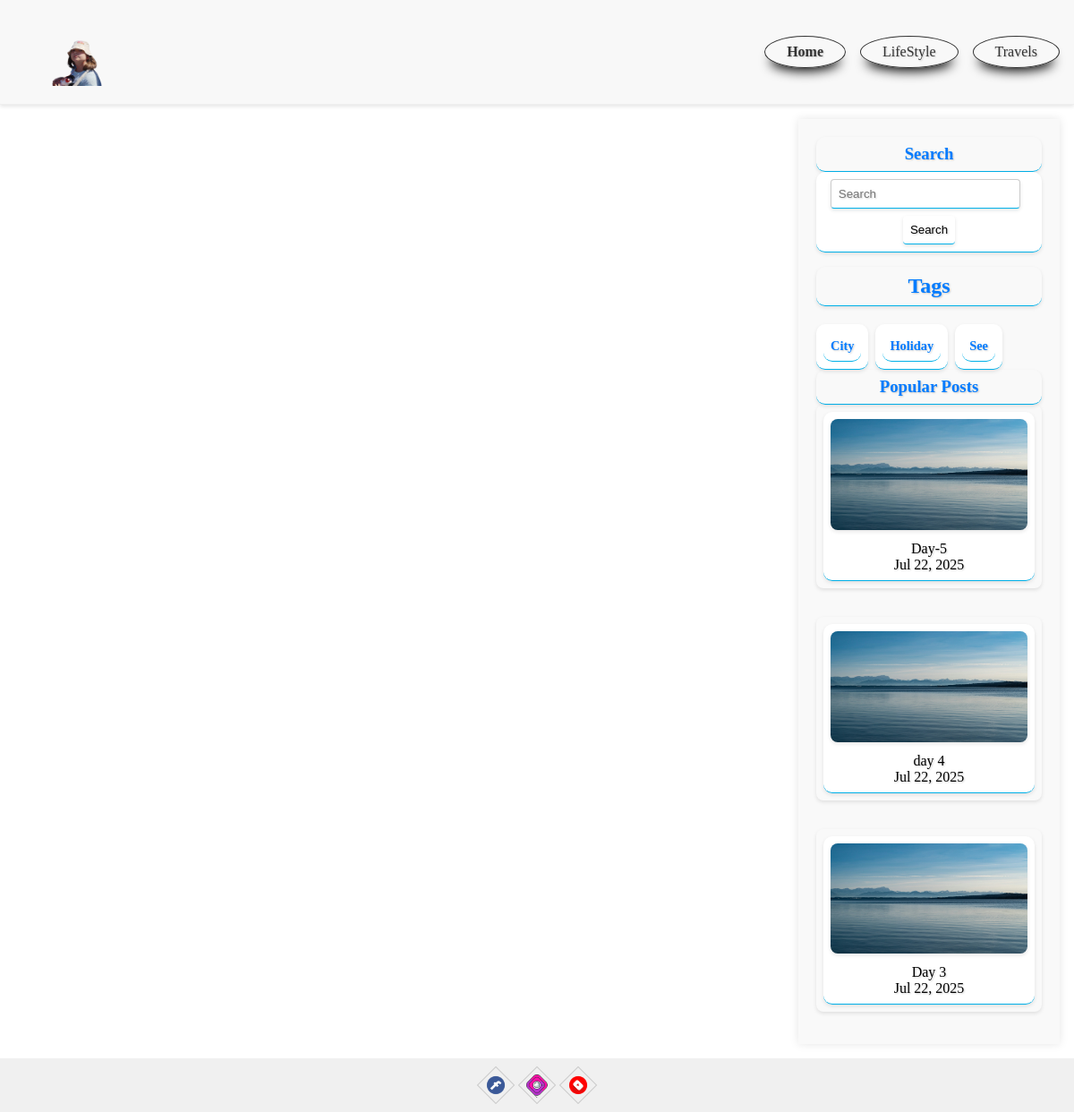
Screenshot of /tag/city/ with the database file from the repository.
### blog/models.py (models this page shows, shortened)
class Category(models.Model):
    title = models.CharField(max_length=150)
    slug = models.SlugField(max_length=150, unique=True, verbose_name="URL")
    class Meta:
        ordering = ["title"]
        verbose_name = "Category"
        verbose_name_plural = "Categories"

class Tag(models.Model):
    title = models.CharField(max_length=150)
    slug = models.SlugField(max_length=150, unique=True, verbose_name="URL")
    def get_absolute_url(self):
        return reverse("tag", kwargs={"slug": self.slug})
    class Meta:
        ordering = ["title"]
        verbose_name = "Tag"
        verbose_name_plural = "Tags"
    def __str__(self):
        return self.title

class Post(models.Model):
    title = models.CharField(max_length=150)
    slug = models.SlugField(max_length=150, unique=True, verbose_name="URL")
    author = models.CharField(max_length=50)
    content = models.TextField(blank=True)
    created_at = models.DateTimeField(auto_now_add=True)
    photo = models.ImageField(upload_to="photos/%Y/%m/%d/", blank=True)
    views = models.IntegerField(default=0)
    category = models.ForeignKey(Category, on_delete=models.PROTECT, related_name="posts")
    tags = models.ManyToManyField(Tag, blank=True, related_name="posts")
    def get_absolute_url(self):
        return reverse("post", kwargs={"slug": self.slug})
    class Meta:
        ordering = ["-created_at"]
        verbose_name = "Post"
        verbose_name_plural = "Posts"

### blog/views.py (the view)
# urls.py: path('tag/<str:slug>/', PostByTag.as_view(), name='tag'),
class PostByTag(ListView):
    template_name = 'blog/index.html'
    context_object_name = 'posts'
    paginate_by = 3
    allows_empty = False
    def get_queryset(self):
        return Post.objects.filter(tags__slug=self.kwargs['slug'])
    def get_context_data(self, **kwargs):
        context = super().get_context_data(**kwargs)
        context['title'] = Tag.objects.get(slug=self.kwargs['slug'])
        return context

### blog/templatetags/menu.py (called while the page is built)
@register.inclusion_tag('blog/menu_tpl.html')
def show_menu(menu_class='menu'):
    categories = Category.objects.all()
    return {'categories': categories, 'menu_class': menu_class}

### blog/templatetags/sidebar.py (called while the page is built)
@register.inclusion_tag('blog/popular_posts_tpl.html')
def get_popular_posts(limit=3):
    posts = Post.objects.all().order_by('-views')[:limit]
    return {'posts': posts}

@register.inclusion_tag('blog/tags_tpl.html')
def show_tags():
    tags = Tag.objects.all()
    return {'tags': tags}

### blog/templates/blog/index.html (shortened to what this page needs)
{% extends 'base.html' %}
{% load static %}
{% load sidebar %}
{% block content %}
<div class="main">
    <div class="main-content_search">
        <ul class="cards">
        </ul>
        <div class="sidebar">
            {% include 'search.html' %}
            {% show_tags %}
            {% get_popular_posts %}
        </div>
    </div>
</div>
{% endblock content %}

### blog/templates/blog/menu_tpl.html
<div class="{{ menu_class }}">
    <ul class="navbar-links">
        <li><a href="{% url 'home' %}" aria-current="page">Home</a></li>
        {% for category in categories %}
        <li><a href="{% url 'categories' category.slug %}">{{ category.title }}</a></li>
        {% endfor %}
    </ul>
</div>

### blog/templates/blog/tags_tpl.html
<div class="blog-post__title">
    <h2>Tags</h2>
</div>
<div class="blog-post__tags">
    {% for tag in tags %}
    <p><a href="{{ tag.get_absolute_url }}">{{ tag.title }}</a></p>
    {% endfor %}
</div>

### blog/templates/blog/popular_posts_tpl.html
<div class="popular-posts__title">
    <h3>Popular Posts</h3>
</div>
<ul class="popular-posts">
    {% for post in posts %}
    {% if post.photo %}
    <li>
        <a href="{{ post.get_absolute_url }}">
            <img src="{{ post.photo.url }}" alt="foto">
            {% endif %}
            <p >{{ post.title }}</p>
            <p>{{ post.created_at|date:"M d, Y" }}</p>
        </a>
    </li>
    {% endfor %}
</ul>

### static/css/style.css (style rules this page uses)
* { box-sizing: border-box; margin: 0; padding: 0; }
:root { --purple: #603f8b; --aqua: #b4fee7; --violet: #a16ae8; --fuchsia: #fd49a0; --white: #efefef; --black: #222; --trueBlack: #000; }
.navbar-links { list-style: none; padding: 0; margin: 0; display: flex; }
.navbar-links li { margin-left: 1rem; border-radius: 50%; border: 1px solid #333; padding: 0.5rem; -webkit-box-shadow: 0px 10px 13px -7px #000000, 5px 5px 15px 5px rgba(0, 0, 0, 0); box-shadow: 0px 10px 13px -7px #000000, 5px 5px 15px 5px rgba(0, 0, 0, 0); }
.navbar-links a { text-decoration: none; color: #333; padding: 0.5rem 1rem; border-radius: 5px; transition: background-color 0.2s ease; }
.navbar-links a[aria-current="page"] { font-weight: bold; }
.cards { display: grid; flex-wrap: wrap; list-style: none; margin: 0; padding: 0; grid-template-columns: repeat(3, 1fr); grid-template-rows: repeat(2, 1fr); gap: 1rem; flex: 1; }
.main { max-width: 1600px; margin: 0 auto; padding: 1rem; display: flex; flex-direction: column; gap: 1rem; }
.main { flex: 1; display: flex; gap: 1rem; }
.sidebar { width: 25%; float: right; padding: 20px; background-color: #f9f9f9; box-shadow: 0 0 10px rgba(0, 0, 0, 0.1); }
.sidebar h2 { margin-top: 0; }
.sidebar ul { list-style: none; padding: 0; }
.sidebar li { margin-bottom: 10px; }
.sidebar a { color: #333; text-decoration: none; }
.blog-post__tags { list-style: none; padding: 0; margin: 0; display: flex; flex-wrap: wrap; gap: 0.5rem; }
.popular-posts { list-style: none; padding: 0; margin: 0; display: flex; flex-direction: column; gap: 1rem; text-shadow: 1px 1px 2px rgba(0, 0, 0, 0.2); justify-content: space-between; }
.popular-posts li { margin-bottom: 1rem; padding: 0.5rem; border-radius: 0.5rem; color: black; box-shadow: 0 2px 4px rgba(0, 0, 0, 0.1); transition: all 0.2s ease-in-out; text-shadow: 1px 1px 2px rgba(0, 0, 0, 0.2); display: flex; flex-direction: column; align-items: center; justify-content: center; gap: 0.5rem; text-align: center; cursor: pointer; }
.popular-posts a { text-decoration: none; }
.popular-posts li img { width: 100%; height: auto; margin-bottom: 0.5rem; border-radius: 0.5rem; box-shadow: 0 2px 4px rgba(0, 0, 0, 0.1); transition: all 0.2s ease-in-out; text-shadow: 1px 1px 2px rgba(0, 0, 0, 0.2); }
.blog-post__tags { padding: 0; display: flex; flex-wrap: wrap; gap: 0.5rem; font-size: 0.9rem; color: #777; margin-top: 10px; text-shadow: 1px 1px 2px rgba(0, 0, 0, 0.2); }
.blog-post__title, .sidebar__search__title, .popular-posts__title { color: #007bff; text-decoration: none; font-weight: bold; align-self: center; text-shadow: 1px 1px 2px rgba(0, 0, 0, 0.2); border-bottom: #00B0E8 1px solid; border-radius: 10px; padding: 0.5rem; box-shadow: 0 2px 4px rgba(0, 0, 0, 0.1); transition: all 0.2s ease-in-out; text-shadow: 1px 1px 2px rgba(0, 0, 0, 0.2); display: flex; align-items: center; justify-content: center; }
.blog-post__tags p { margin: 0; font-size: 0.9rem; color: #777; margin-top: 10px; text-shadow: 1px 1px 2px rgba(0, 0, 0, 0.2); border-bottom: #00B0E8 1px solid; border-radius: 10px; padding: 0.5rem; box-shadow: 0 2px 4px rgba(0, 0, 0, 0.1); transition: all 0.2s ease-in-out; text-shadow: 1px 1px 2px rgba(0, 0, 0, 0.2); display: flex; align-items: center; justify-content: center; box-shadow: 0 2px 4px rgba(0, 0, 0, 0.1); transition: all 0.2s ease-in-out; text-shadow: 1px 1px 2px rgba(0, 0, 0, 0.2); background: white; }
.blog-post__tags p a { text-decoration: none; color: #007bff; font-weight: bold; text-shadow: 1px 1px 2px rgba(0, 0, 0, 0.2); border-bottom: #00B0E8 1px solid; border-radius: 10px; padding: 0.5rem; }
.main-content_search { display: flex; }
.popular-posts a { text-decoration: none; color: black; text-shadow: 1px 1px 2px rgba(0, 0, 0, 0.2); border-bottom: #00B0E8 1px solid; border-radius: 10px; padding: 0.5rem; box-shadow: 0 2px 4px rgba(0, 0, 0, 0.1); transition: all 0.2s ease-in-out; text-shadow: 1px 1px 2px rgba(0, 0, 0, 0.2); background: white; }

### rows the page displays
Category: title "LifeStyle"
Category: title "Travels"
Tag: title "City"
Tag: title "Holiday"
Tag: title "See"
Post: photo (picture), title "Day-5", created_at "Jul 22, 2025"
Post: photo (picture), title "day 4", created_at "Jul 22, 2025"
Post: photo (picture), title "Day 3", created_at "Jul 22, 2025"
